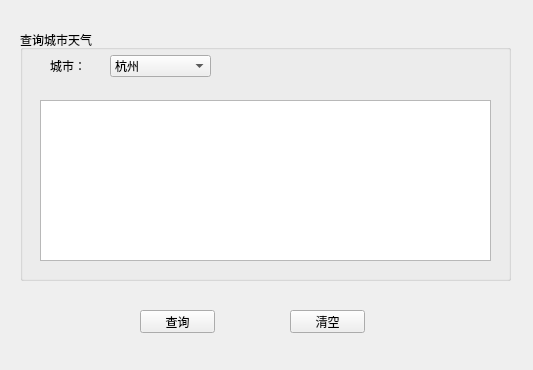
<?xml version="1.0" encoding="UTF-8"?>
<ui version="4.0">
 <class>Form</class>
 <widget class="QWidget" name="Form">
  <property name="geometry">
   <rect>
    <x>0</x>
    <y>0</y>
    <width>533</width>
    <height>370</height>
   </rect>
  </property>
  <property name="windowTitle">
   <string>天气查询</string>
  </property>
  <widget class="QGroupBox" name="groupBox">
   <property name="geometry">
    <rect>
     <x>20</x>
     <y>30</y>
     <width>491</width>
     <height>251</height>
    </rect>
   </property>
   <property name="title">
    <string>查询城市天气</string>
   </property>
   <widget class="QLabel" name="label">
    <property name="geometry">
     <rect>
      <x>30</x>
      <y>30</y>
      <width>54</width>
      <height>12</height>
     </rect>
    </property>
    <property name="text">
     <string>城市：</string>
    </property>
   </widget>
   <widget class="QComboBox" name="cityComboBox">
    <property name="geometry">
     <rect>
      <x>90</x>
      <y>25</y>
      <width>101</width>
      <height>22</height>
     </rect>
    </property>
    <item>
     <property name="text">
      <string>杭州</string>
     </property>
    </item>
    <item>
     <property name="text">
      <string>沈阳</string>
     </property>
    </item>
    <item>
     <property name="text">
      <string>乐安县</string>
     </property>
    </item>
    <item>
     <property name="text">
      <string>安庆</string>
     </property>
    </item>
   </widget>
   <widget class="QTextEdit" name="resultText">
    <property name="geometry">
     <rect>
      <x>20</x>
      <y>70</y>
      <width>451</width>
      <height>161</height>
     </rect>
    </property>
   </widget>
  </widget>
  <widget class="QPushButton" name="queryBtn">
   <property name="geometry">
    <rect>
     <x>140</x>
     <y>310</y>
     <width>75</width>
     <height>23</height>
    </rect>
   </property>
   <property name="text">
    <string>查询</string>
   </property>
  </widget>
  <widget class="QPushButton" name="clearBtn">
   <property name="geometry">
    <rect>
     <x>290</x>
     <y>310</y>
     <width>75</width>
     <height>23</height>
    </rect>
   </property>
   <property name="text">
    <string>清空</string>
   </property>
  </widget>
 </widget>
 <resources/>
 <connections>
  <connection>
   <sender>queryBtn</sender>
   <signal>clicked()</signal>
   <receiver>Form</receiver>
   <slot>queryWeather()</slot>
   <hints>
    <hint type="sourcelabel">
     <x>168</x>
     <y>316</y>
    </hint>
    <hint type="destinationlabel">
     <x>91</x>
     <y>303</y>
    </hint>
   </hints>
  </connection>
  <connection>
   <sender>clearBtn</sender>
   <signal>clicked()</signal>
   <receiver>Form</receiver>
   <slot>clearResult()</slot>
   <hints>
    <hint type="sourcelabel">
     <x>324</x>
     <y>325</y>
    </hint>
    <hint type="destinationlabel">
     <x>423</x>
     <y>297</y>
    </hint>
   </hints>
  </connection>
 </connections>
 <slots>
  <slot>queryWeather()</slot>
  <slot>clearResult()</slot>
 </slots>
</ui>
